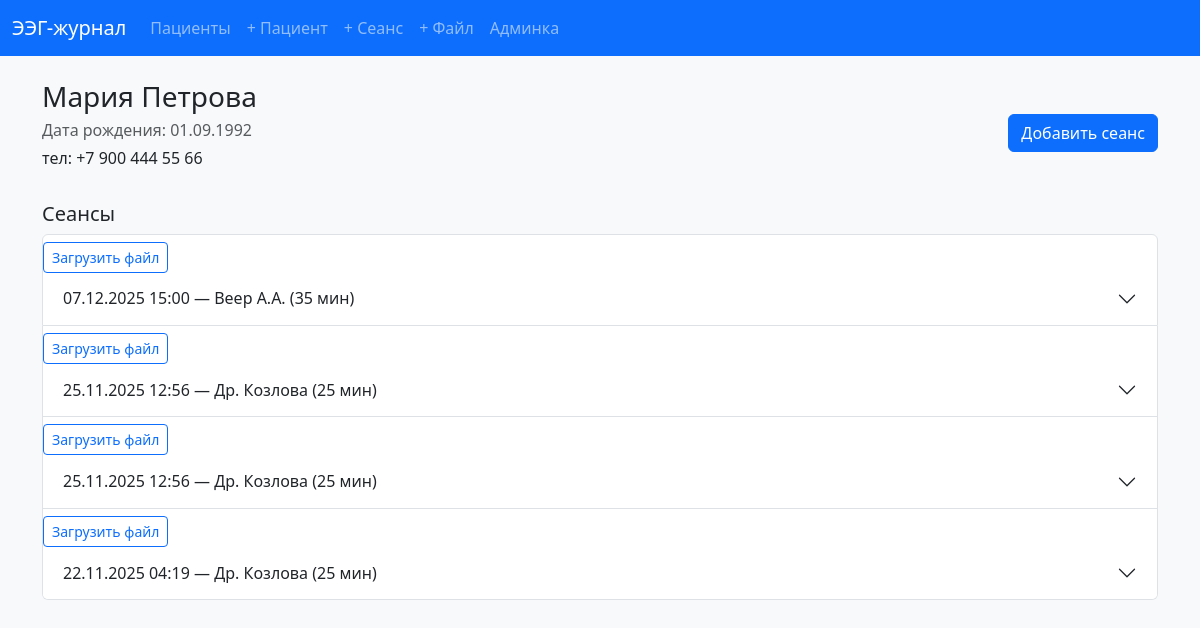
Page /patients/3/ on the committed database.
### records/models.py (models this page shows, shortened)
class Patient(models.Model):
    full_name = models.CharField("ФИО", max_length=255)
    birth_date = models.DateField("Дата рождения")
    contact_info = models.TextField("Контакты/примечания", blank=True)
    class Meta:
        ordering = ["full_name"]
        verbose_name = "Пациент"
        verbose_name_plural = "Пациенты"

class EEGSession(models.Model):
    patient = models.ForeignKey(Patient, on_delete=models.CASCADE, related_name="sessions")
    start_datetime = models.DateTimeField("Дата и время проведения")
    duration_minutes = models.PositiveIntegerField("Длительность, мин", default=30)
    technician = models.CharField("Оператор/врач", max_length=150)
    conclusion = models.TextField("Заключение", blank=True)
    class Meta:
        ordering = ["-start_datetime"]
        verbose_name = "Сеанс ЭЭГ"
        verbose_name_plural = "Сеансы ЭЭГ"

### records/views.py (the view)
# urls.py: path("patients/<int:pk>/", views.patient_detail, name="patient_detail"),
def patient_detail(request, pk: int):
    patient = get_object_or_404(Patient, pk=pk)
    related_mgr = getattr(patient, "sessions", None)
    if related_mgr is None:
        qs = EEGSession.objects.filter(patient=patient).prefetch_related("files")
    else:
        qs = related_mgr.prefetch_related("files").all()
    sessions = cast(QuerySet["EEGSession"], qs)
    return render(
        request,
        "records/patient_detail.html",
        {"patient": patient, "sessions": sessions},
    )

### records/templates/records/patient_detail.html (shortened to what this page needs)
{% extends 'records/base.html' %}
{% block content %}
<div class="d-flex justify-content-between align-items-center mb-3">
  <div>
    <h3 class="mb-1">{{ patient.full_name }}</h3>
    <p class="mb-0 text-muted">Дата рождения: {{ patient.birth_date|date:"d.m.Y" }}</p>
    {% if patient.contact_info %}<p class="mt-1">{{ patient.contact_info }}</p>{% endif %}
  </div>
  <a class="btn btn-primary" href="{% url 'create_session' %}?patient={{ patient.pk }}">
  Добавить сеанс
</a>
</div>
<h5>Сеансы</h5>
<div class="accordion" id="sessionsAccordion">
  {% for session in sessions %}
  <div class="accordion-item">
    <h2 class="accordion-header" id="heading{{ session.id }}">
      <a class="btn btn-sm btn-outline-primary"
   href="{% url 'upload_file' %}?session={{ session.id }}">
  Загрузить файл
</a>
      <button class="accordion-button collapsed" type="button" data-bs-toggle="collapse" data-bs-target="#collapse{{ session.id }}">
        {{ session.start_datetime|date:"d.m.Y H:i" }} — {{ session.technician }} ({{ session.duration_minutes }} мин)
      </button>
    </h2>
  </div>
  {% empty %}
  <p class="text-muted">Сеансов пока нет.</p>
  {% endfor %}
</div>
{% endblock %}

### rows in the picture
Patient: full_name "Мария Петрова", birth_date "01.09.1992", contact_info "тел: +7 900 444 55 66"
EEGSession: start_datetime "07.12.2025 15:00", technician "Веер А.А.", duration_minutes "35"
EEGSession: start_datetime "25.11.2025 12:56", technician "Др. Козлова", duration_minutes "25"
EEGSession: start_datetime "25.11.2025 12:56", technician "Др. Козлова", duration_minutes "25"
EEGSession: start_datetime "22.11.2025 04:19", technician "Др. Козлова", duration_minutes "25"
